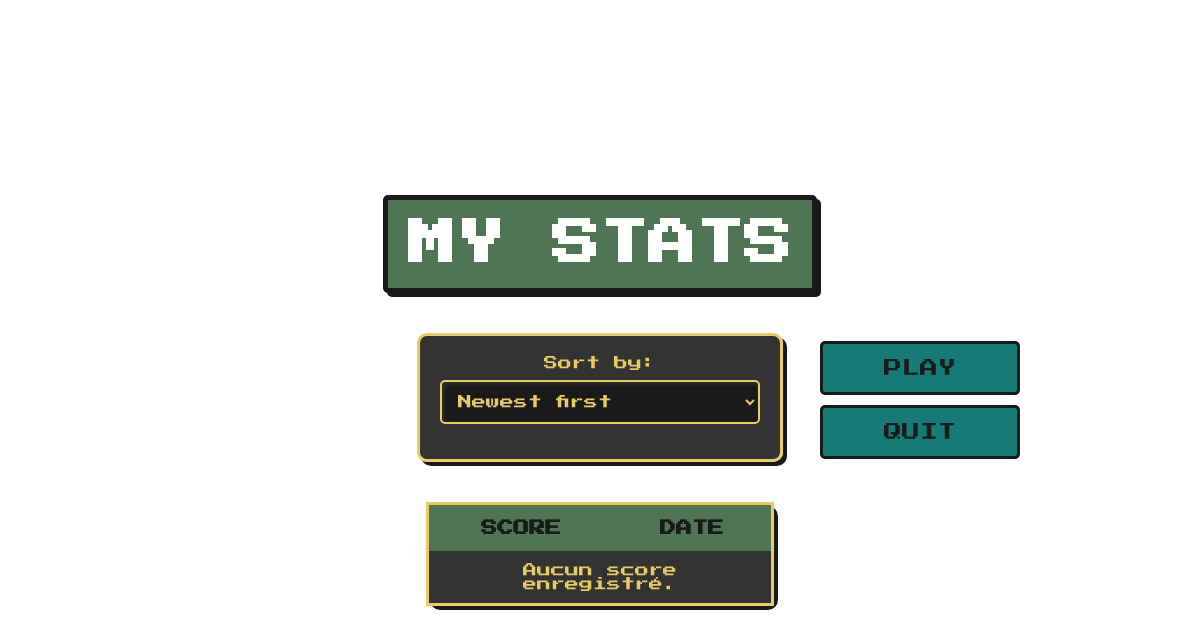
The app's page /html_php/stats.php (signed in), older data.
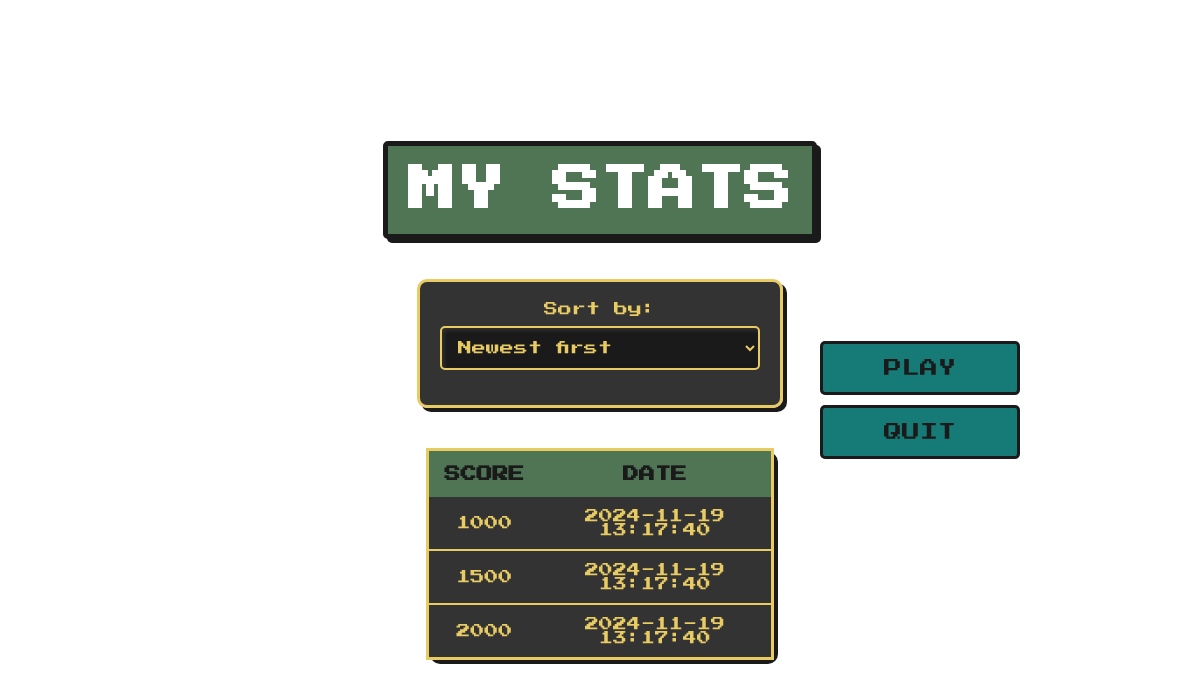
The same page, newer data.
### tables this page shows
CREATE TABLE IF NOT EXISTS score (
    idscore INT AUTO_INCREMENT PRIMARY KEY,   
    iduser INT,                               
    score INT NOT NULL,                       
    dScore DATETIME DEFAULT CURRENT_TIMESTAMP,   
    FOREIGN KEY (iduser) REFERENCES users(iduser)   
);

### html_php/stats.php (the view, shortened to what this page needs)
<?php
$servername = "localhost";
$username = "root";
$password = "";
$dbname = "tetris_db";
$conn = new mysqli($servername, $username, $password, $dbname);
$user_id = $_SESSION['iduser'];
$sql = "SELECT score, dScore FROM score WHERE iduser = ?";
$stmt = $conn->prepare($sql);
$stmt->bind_param("i", $user_id);
$stmt->execute();
$result = $stmt->get_result();
$scores = [];
while ($row = $result->fetch_assoc()) {
    $scores[] = $row;
}
$order = isset($_GET['order']) ? $_GET['order'] : 'date_desc';
if ($order == 'score_asc') {
    usort($scores, function($a, $b) {
        return $a['score'] - $b['score'];
    });
} elseif ($order == 'score_desc') {
    usort($scores, function($a, $b) {
        return $b['score'] - $a['score'];
    });
} elseif ($order == 'date_asc') {
    usort($scores, function($a, $b) {
        return strtotime($a['dScore']) - strtotime($b['dScore']);
    });
} else {
    usort($scores, function($a, $b) {
        return strtotime($b['dScore']) - strtotime($a['dScore']);
    });
}
?>
<!DOCTYPE html>
<html lang="en">
<head>
<link rel="stylesheet" href="../css/style.css">
</head>
<body>
    <h1 id="page_title">My Stats</h1>
    <div id="filters">
        <label>Sort by:</label>
        <select onchange="window.location.href='stats.php?order=' + this.value;">
            <option value="date_desc" <?= $order == 'date_desc' ? 'selected' : '' ?>>Newest first</option>
        </select>
    </div>
<table id="scores_table">
    <thead>
        <tr>
            <th>Score</th>
            <th>Date</th>
        </tr>
    </thead>
    <tbody>
        <?php if (!empty($scores)): ?>
            <?php foreach ($scores as $score): ?>
                <tr>
                    <td><?= htmlspecialchars($score['score'] ?? '') ?></td>
                    <td><?= htmlspecialchars($score['dScore'] ?? '') ?></td>
                </tr>
            <?php endforeach; ?>
        <?php else: ?>
            <tr>
                <td colspan="2">Aucun score enregistré.</td>
            </tr>
        <?php endif; ?>
    </tbody>
</table>
    <div id="right_buttons">
        <button onclick="window.location.href='game.php';">Play</button>
        <button onclick="window.location.href='index.php';">Quit</button>
    </div>
</body>
</html>

### css/style.css (style rules this page uses)
body, div, span, h1, h2, h3, h4, h5, h6, p, a, section, header, footer, main, aside, nav, .game-container, .side-panel, .stats-container, .stat-item, .player-info, .button-container, .menu-button, .control-btn, .game-over-overlay, .game-over-content, .header-container, .settings-gear, .settings-dropdown { user-select: none; -webkit-user-select: none; -moz-user-select: none; -ms-user-select: none; cursor: default; }
button, a, .menu-button, .control-btn, .settings-gear { cursor: pointer; }
html, body { height: 100%; margin: 0; padding: 0 ; font-family: Arial, sans-serif; display: flex; justify-content: center; align-items: center; flex-direction: column; }
body { background: url('../images/river.gif') no-repeat center center fixed; background-size: cover; background-size: cover; background-position: center; background-attachment: fixed; display: flex; flex-direction: column; }
:root { --moss: #507555; --sarcelle: #167B76; --sarcelle_hover: #1D8A83; --ambre: #E9CB64; --ambre_hover: #EADD56; }
#page_title { font-family: 'Press Start 2P', cursive; font-size: 48px; text-align: center; color: #ffffff; background-color: #507555; border: 5px solid #1a1a1a; padding: 20px; margin: 20px auto; width: fit-content; box-shadow: 4px 4px 0 #1a1a1a; text-transform: uppercase; transition: 0.3s ease; border-radius: 5px; }
#right_buttons { position: absolute; right: 180px; top: 50%; transform: translateY(-50%); display: flex; flex-direction: column; gap: 10px; }
#right_buttons button { background-color: #4B606E; color: #1a1a1a; font-family: 'Press Start 2P', cursive; font-size: 18px; border: 3px solid #1a1a1a; padding: 15px 20px; text-align: center; cursor: pointer; text-transform: uppercase; width: 200px; transition: 0.3s ease; border-radius: 5px; }
#filters { background-color: rgba(0, 0, 0, 0.8); padding: 20px; border: 3px solid #E9CB64; border-radius: 10px; box-shadow: 4px 4px 0 #1a1a1a; width: 320px; text-align: center; margin: 20px auto; }
#filters label { display: block; font-size: 14px; color: #E9CB64; margin-bottom: 10px; font-family: 'Press Start 2P', cursive; }
#filters select { width: 100%; padding: 12px; margin: 0 auto 15px auto; border: 2px solid #E9CB64; border-radius: 5px; background-color: #1a1a1a; color: #E9CB64; font-size: 14px; font-family: 'Press Start 2P', cursive; box-shadow: inset 2px 2px 4px #333; cursor: pointer; }
#scores_table { width: 80%; margin: 20px auto; border-collapse: collapse; background-color: rgba(0, 0, 0, 0.8); border: 3px solid #E9CB64; border-radius: 10px; box-shadow: 4px 4px 0 #1a1a1a; }
#scores_table th { background-color: #507555; color: #1a1a1a; font-family: 'Press Start 2P', cursive; font-size: 16px; padding: 15px; text-transform: uppercase; }
#scores_table td { color: #E9CB64; font-family: 'Press Start 2P', cursive; font-size: 14px; padding: 12px; text-align: center; border-bottom: 2px solid #E9CB64; }
#right_buttons button { background-color: #167b76; color: #1a1a1a; font-family: 'Press Start 2P', cursive; font-size: 18px; border: 3px solid #1a1a1a; padding: 15px 20px; text-align: center; cursor: pointer; text-transform: uppercase; width: 200px; transition: 0.3s ease; }

Row changes from the older to the newer data that the page shows:
added score: score "1000", dScore "2024-11-19 13:17:40"
added score: score "1500", dScore "2024-11-19 13:17:40"
added score: score "2000", dScore "2024-11-19 13:17:40"
Text that changed along with them:
text no longer shown: "Aucun score enregistré."
